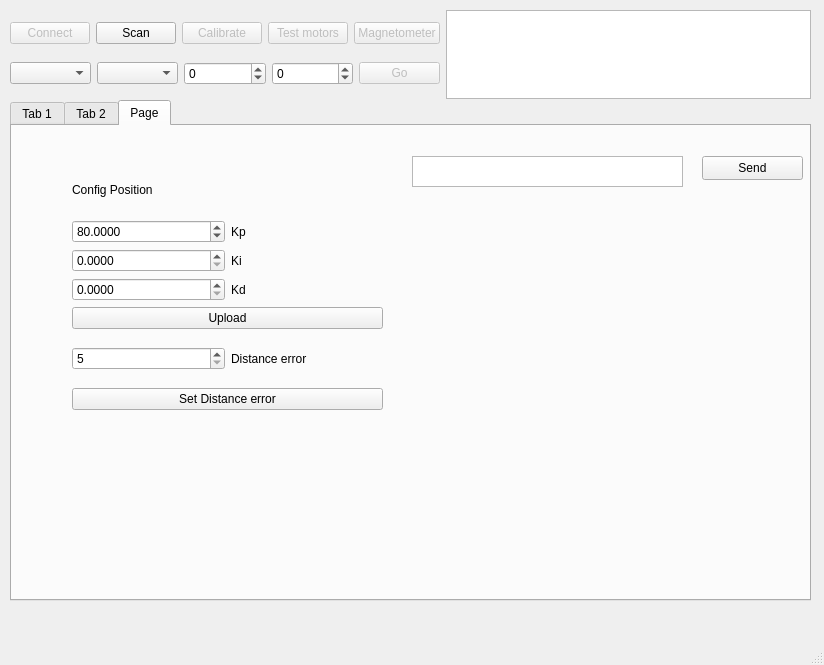
<?xml version="1.0" encoding="UTF-8"?>
<ui version="4.0">
 <class>MainWindow</class>
 <widget class="QMainWindow" name="MainWindow">
  <property name="enabled">
   <bool>true</bool>
  </property>
  <property name="geometry">
   <rect>
    <x>0</x>
    <y>0</y>
    <width>824</width>
    <height>665</height>
   </rect>
  </property>
  <property name="minimumSize">
   <size>
    <width>0</width>
    <height>0</height>
   </size>
  </property>
  <property name="maximumSize">
   <size>
    <width>2000</width>
    <height>2000</height>
   </size>
  </property>
  <property name="baseSize">
   <size>
    <width>1080</width>
    <height>1920</height>
   </size>
  </property>
  <property name="windowTitle">
   <string>MainWindow</string>
  </property>
  <widget class="QWidget" name="centralwidget">
   <widget class="QTabWidget" name="tabWidget">
    <property name="geometry">
     <rect>
      <x>10</x>
      <y>100</y>
      <width>801</width>
      <height>501</height>
     </rect>
    </property>
    <property name="currentIndex">
     <number>2</number>
    </property>
    <widget class="QWidget" name="tabCoordsRobot">
     <attribute name="title">
      <string>Tab 1</string>
     </attribute>
     <widget class="QWidget" name="gridLayoutWidget">
      <property name="geometry">
       <rect>
        <x>-1</x>
        <y>-1</y>
        <width>561</width>
        <height>471</height>
       </rect>
      </property>
      <layout class="QGridLayout" name="gridLayout">
       <item row="0" column="0">
        <widget class="PlotWidget" name="graphBig" native="true"/>
       </item>
      </layout>
     </widget>
     <widget class="QTableWidget" name="tabPointsToGo">
      <property name="geometry">
       <rect>
        <x>570</x>
        <y>10</y>
        <width>211</width>
        <height>231</height>
       </rect>
      </property>
      <property name="frameShape">
       <enum>QFrame::Shape::StyledPanel</enum>
      </property>
      <property name="showGrid">
       <bool>true</bool>
      </property>
      <property name="wordWrap">
       <bool>true</bool>
      </property>
      <property name="cornerButtonEnabled">
       <bool>true</bool>
      </property>
      <property name="rowCount">
       <number>5</number>
      </property>
      <property name="columnCount">
       <number>2</number>
      </property>
      <attribute name="horizontalHeaderVisible">
       <bool>true</bool>
      </attribute>
      <attribute name="horizontalHeaderCascadingSectionResizes">
       <bool>false</bool>
      </attribute>
      <attribute name="horizontalHeaderDefaultSectionSize">
       <number>98</number>
      </attribute>
      <attribute name="horizontalHeaderShowSortIndicator" stdset="0">
       <bool>false</bool>
      </attribute>
      <attribute name="verticalHeaderVisible">
       <bool>true</bool>
      </attribute>
      <attribute name="verticalHeaderCascadingSectionResizes">
       <bool>false</bool>
      </attribute>
      <attribute name="verticalHeaderDefaultSectionSize">
       <number>40</number>
      </attribute>
      <attribute name="verticalHeaderShowSortIndicator" stdset="0">
       <bool>false</bool>
      </attribute>
      <row/>
      <row/>
      <row/>
      <row/>
      <row/>
      <column/>
      <column/>
     </widget>
     <widget class="QPushButton" name="btnAddPoint">
      <property name="geometry">
       <rect>
        <x>590</x>
        <y>250</y>
        <width>83</width>
        <height>29</height>
       </rect>
      </property>
      <property name="text">
       <string>AddPoint</string>
      </property>
     </widget>
     <widget class="QPushButton" name="btnClearTab">
      <property name="geometry">
       <rect>
        <x>680</x>
        <y>250</y>
        <width>83</width>
        <height>29</height>
       </rect>
      </property>
      <property name="text">
       <string>Clear</string>
      </property>
     </widget>
     <widget class="PlotWidget" name="graphOrientation" native="true">
      <property name="geometry">
       <rect>
        <x>590</x>
        <y>310</y>
        <width>171</width>
        <height>151</height>
       </rect>
      </property>
      <property name="styleSheet">
       <string notr="true"/>
      </property>
     </widget>
     <widget class="QPushButton" name="btnRun">
      <property name="geometry">
       <rect>
        <x>630</x>
        <y>280</y>
        <width>83</width>
        <height>29</height>
       </rect>
      </property>
      <property name="text">
       <string>Run</string>
      </property>
     </widget>
    </widget>
    <widget class="QWidget" name="tab_6">
     <attribute name="title">
      <string>Tab 2</string>
     </attribute>
     <widget class="QWidget" name="gridLayoutWidget_2">
      <property name="geometry">
       <rect>
        <x>-10</x>
        <y>-10</y>
        <width>571</width>
        <height>481</height>
       </rect>
      </property>
      <layout class="QGridLayout" name="gridLayout_2">
       <item row="0" column="0">
        <widget class="PlotWidget" name="graphNoth" native="true"/>
       </item>
      </layout>
     </widget>
    </widget>
    <widget class="QWidget" name="tab_5">
     <attribute name="title">
      <string>Page</string>
     </attribute>
     <widget class="QWidget" name="verticalLayoutWidget_3">
      <property name="geometry">
       <rect>
        <x>60</x>
        <y>40</y>
        <width>311</width>
        <height>244</height>
       </rect>
      </property>
      <layout class="QVBoxLayout" name="verticalLayout_4">
       <item>
        <widget class="QLabel" name="label_16">
         <property name="text">
          <string>Config Position</string>
         </property>
        </widget>
       </item>
       <item>
        <layout class="QHBoxLayout" name="horizontalLayout_4">
         <item>
          <layout class="QVBoxLayout" name="verticalLayout_2">
           <item>
            <widget class="QDoubleSpinBox" name="sboxKp">
             <property name="decimals">
              <number>4</number>
             </property>
             <property name="maximum">
              <double>1000000.000000000000000</double>
             </property>
             <property name="value">
              <double>80.000000000000000</double>
             </property>
            </widget>
           </item>
           <item>
            <widget class="QDoubleSpinBox" name="sboxKi">
             <property name="decimals">
              <number>4</number>
             </property>
            </widget>
           </item>
           <item>
            <widget class="QDoubleSpinBox" name="sboxKd">
             <property name="decimals">
              <number>4</number>
             </property>
             <property name="maximum">
              <double>100000.000000000000000</double>
             </property>
            </widget>
           </item>
          </layout>
         </item>
         <item>
          <layout class="QVBoxLayout" name="verticalLayout_3">
           <item>
            <widget class="QLabel" name="label">
             <property name="text">
              <string>Kp</string>
             </property>
            </widget>
           </item>
           <item>
            <widget class="QLabel" name="label_2">
             <property name="text">
              <string>Ki</string>
             </property>
            </widget>
           </item>
           <item>
            <widget class="QLabel" name="label_3">
             <property name="text">
              <string>Kd</string>
             </property>
            </widget>
           </item>
          </layout>
         </item>
        </layout>
       </item>
       <item>
        <widget class="QPushButton" name="btnUploadControl">
         <property name="text">
          <string>Upload</string>
         </property>
        </widget>
       </item>
       <item>
        <layout class="QHBoxLayout" name="horizontalLayout_5">
         <item>
          <widget class="QSpinBox" name="sbDistanceError">
           <property name="minimum">
            <number>5</number>
           </property>
           <property name="value">
            <number>5</number>
           </property>
          </widget>
         </item>
         <item>
          <widget class="QLabel" name="label_4">
           <property name="text">
            <string>Distance error</string>
           </property>
          </widget>
         </item>
        </layout>
       </item>
       <item>
        <widget class="QPushButton" name="btnSetDistanceError">
         <property name="text">
          <string>Set Distance error</string>
         </property>
        </widget>
       </item>
      </layout>
     </widget>
     <widget class="QPushButton" name="pbtnSendSerial">
      <property name="geometry">
       <rect>
        <x>690</x>
        <y>30</y>
        <width>101</width>
        <height>24</height>
       </rect>
      </property>
      <property name="text">
       <string>Send</string>
      </property>
     </widget>
     <widget class="QPlainTextEdit" name="txtMsgToSend">
      <property name="geometry">
       <rect>
        <x>400</x>
        <y>30</y>
        <width>271</width>
        <height>31</height>
       </rect>
      </property>
     </widget>
    </widget>
   </widget>
   <widget class="QWidget" name="gridLayoutWidget_3">
    <property name="geometry">
     <rect>
      <x>10</x>
      <y>10</y>
      <width>801</width>
      <height>89</height>
     </rect>
    </property>
    <layout class="QGridLayout" name="gridLayout_3">
     <item row="0" column="0">
      <layout class="QHBoxLayout" name="horizontalLayout_3">
       <item>
        <layout class="QVBoxLayout" name="verticalLayout">
         <item>
          <layout class="QHBoxLayout" name="horizontalLayout_2">
           <item>
            <widget class="QPushButton" name="pbtnConnect">
             <property name="enabled">
              <bool>false</bool>
             </property>
             <property name="text">
              <string>Connect</string>
             </property>
             <property name="checkable">
              <bool>false</bool>
             </property>
            </widget>
           </item>
           <item>
            <widget class="QPushButton" name="pbScanPorts">
             <property name="text">
              <string>Scan</string>
             </property>
            </widget>
           </item>
           <item>
            <widget class="QPushButton" name="btnCalibrate">
             <property name="enabled">
              <bool>false</bool>
             </property>
             <property name="text">
              <string>Calibrate</string>
             </property>
            </widget>
           </item>
           <item>
            <widget class="QPushButton" name="btnTestMotors">
             <property name="enabled">
              <bool>false</bool>
             </property>
             <property name="text">
              <string>Test motors</string>
             </property>
            </widget>
           </item>
           <item>
            <widget class="QPushButton" name="btnTestControl">
             <property name="enabled">
              <bool>false</bool>
             </property>
             <property name="text">
              <string>Magnetometer</string>
             </property>
            </widget>
           </item>
          </layout>
         </item>
         <item>
          <layout class="QHBoxLayout" name="horizontalLayout">
           <property name="leftMargin">
            <number>0</number>
           </property>
           <item>
            <widget class="QComboBox" name="cbSelectCom"/>
           </item>
           <item>
            <widget class="QComboBox" name="cbSelectBaudRate"/>
           </item>
           <item>
            <widget class="QSpinBox" name="x_pos_robot">
             <property name="minimum">
              <number>-100</number>
             </property>
             <property name="maximum">
              <number>100</number>
             </property>
            </widget>
           </item>
           <item>
            <widget class="QSpinBox" name="y_pos_robot">
             <property name="minimum">
              <number>-100</number>
             </property>
             <property name="maximum">
              <number>100</number>
             </property>
            </widget>
           </item>
           <item>
            <widget class="QPushButton" name="btnGoToPos">
             <property name="enabled">
              <bool>false</bool>
             </property>
             <property name="text">
              <string>Go</string>
             </property>
            </widget>
           </item>
          </layout>
         </item>
        </layout>
       </item>
       <item>
        <widget class="QPlainTextEdit" name="serialInput">
         <property name="readOnly">
          <bool>true</bool>
         </property>
        </widget>
       </item>
      </layout>
     </item>
    </layout>
   </widget>
  </widget>
  <widget class="QStatusBar" name="statusbar"/>
  <widget class="QMenuBar" name="menuBar">
   <property name="geometry">
    <rect>
     <x>0</x>
     <y>0</y>
     <width>824</width>
     <height>25</height>
    </rect>
   </property>
  </widget>
 </widget>
 <customwidgets>
  <customwidget>
   <class>PlotWidget</class>
   <extends>QWidget</extends>
   <header>pyqtgraph</header>
   <container>1</container>
  </customwidget>
 </customwidgets>
 <resources/>
 <connections/>
</ui>
